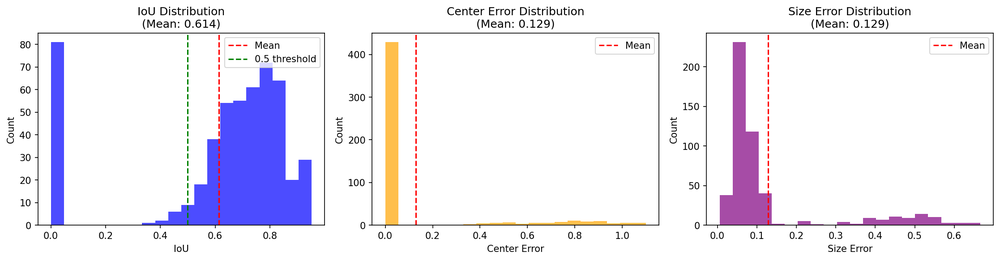
#> input picture metrics_distribution.png, 1000 x 260 px, shrunk from 2234 x 581 before the run
$ python visualize_contours.py --image ../../metrics_distribution.png
#> lines starting #> are read from the running program, lines starting #| are printed output that depends on the picture; after the words box and inside, x2 and y2 are one past the last pixel; in counts of white or black regions, pixels touching at a corner belong together
### src/models/detector.py
import numpy as np

class SimpleRectangleDetector:
    """
    Simple rectangle detector using direct regression from convolution features.

    This detector uses traditional computer vision techniques (Sobel edge detection)
    combined with contour analysis to locate rectangles in images. It does not use
    deep learning or trainable weights, making it fast and interpretable.

    The detector works by:
    1. Applying Sobel operators to detect horizontal and vertical edges
    2. Combining edge responses to find rectangle boundaries
    3. Using contour analysis to extract bounding boxes
    4. Returning results in YOLO format [class, x_center, y_center, width, height]

    Attributes:
        image_size: Input image size (assumed square)
        h_kernel: Horizontal edge detection kernel (Sobel X)
        v_kernel: Vertical edge detection kernel (Sobel Y)
    """

    def __init__(self, image_size=256):
        self.image_size = image_size
        self._init_kernels()

    def _init_kernels(self):
        """Initialize convolution kernels for edge detection"""
        # Sobel operators for edge detection
        self.h_kernel = np.array([
            [-1, 0, 1],
            [-2, 0, 2],
            [-1, 0, 1]
        ], dtype=np.float32)  # Horizontal edges (Sobel X)

        self.v_kernel = np.array([
            [-1, -2, -1],
            [ 0,  0,  0],
            [ 1,  2,  1]
        ], dtype=np.float32)  # Vertical edges (Sobel Y)


    def conv2d(self, image, kernel):
        """2D convolution with valid padding"""
        # Handle both 2D and 3D images
        if len(image.shape) == 2:
            h, w = image.shape
            c = 1
            image_2d = image
        else:
            h, w, c = image.shape
            image_2d = np.mean(image, axis=2)

        # Handle both 2D and 3D kernels
        if len(kernel.shape) == 2:
            kh, kw = kernel.shape
            kernel_2d = kernel
        else:
            kh, kw, kc = kernel.shape
            kernel_2d = np.mean(kernel, axis=2)

        # Output dimensions (valid padding)
        out_h = h - kh + 1
        out_w = w - kw + 1

        output = np.zeros((out_h, out_w))
        for i in range(out_h):
            for j in range(out_w):
                output[i, j] = np.sum(image_2d[i:i+kh, j:j+kw] * kernel_2d)
        return output

    def relu(self, x):
        """ReLU activation function"""
        return np.maximum(0, x)

    # [22 lines left out: functions maxpool2d, find_edges, not called in this run]

    def find_contours(self, image):
        """Find contours in binary image using custom algorithm"""
        return self._find_contours_custom(image)

    def contour_area(self, contour):
        """Compute area of contour using shoelace formula"""
        if len(contour) < 3:
            return 0.0

        # Reshape contour to get (n, 2) array of points
        points = contour.reshape(-1, 2).astype(np.float64)

        # Apply shoelace formula
        x = points[:, 0]
        y = points[:, 1]
        area = 0.5 * np.abs(np.dot(x, np.roll(y, -1)) - np.dot(y, np.roll(x, -1)))

        return float(area)

    def bounding_rect(self, contour):
        """Compute bounding rectangle of contour"""
        if len(contour) == 0:
            return (0, 0, 0, 0)

        # Reshape contour to get (n, 2) array of points
        points = contour.reshape(-1, 2)

        # Find min and max coordinates
        min_x = np.min(points[:, 0])
        max_x = np.max(points[:, 0])
        min_y = np.min(points[:, 1])
        max_y = np.max(points[:, 1])

        # Convert to int and calculate width/height
        x = int(min_x)
        y = int(min_y)
        w = int(max_x - min_x)
        h = int(max_y - min_y)

        return (x, y, w, h)

    def _find_contours_custom(self, binary_image):
        """
        Custom contour detection algorithm using numpy.
        Implements a boundary following algorithm to find contours in binary images.
        """
        # Ensure binary image is uint8 with values 0 or 255
        binary = binary_image.copy()
        if binary.max() <= 1:
            binary = (binary * 255).astype(np.uint8)
        else:
            binary = binary.astype(np.uint8)

        h, w = binary.shape
        visited = np.zeros((h, w), dtype=bool)
        contours = []

        # Find all boundary pixels (pixels that have at least one background neighbor)
        for i in range(1, h-1):
            for j in range(1, w-1):
                if binary[i, j] > 0 and not visited[i, j]:
                    # Check if this is a boundary pixel
                    is_boundary = False
                    for di in [-1, 0, 1]:
                        for dj in [-1, 0, 1]:
                            if di == 0 and dj == 0:
                                continue
                            ni, nj = i + di, j + dj
                            if 0 <= ni < h and 0 <= nj < w:
                                if binary[ni, nj] == 0:
                                    is_boundary = True
                                    break
                        if is_boundary:
                            break

                    if is_boundary:
                        # Trace contour from this boundary pixel
                        contour = self._trace_contour(binary, visited, i, j)
                        if len(contour) > 2:  # Only keep contours with more than 2 points
                            contours.append(np.array(contour, dtype=np.int32).reshape(-1, 1, 2))

        return contours

    def _trace_contour(self, binary, visited, start_i, start_j):
        """
        Trace a single contour starting from (start_i, start_j) using boundary following.
        """
        h, w = binary.shape
        contour = []

        # 8-connected neighborhood directions (clockwise)
        directions = [(-1, -1), (-1, 0), (-1, 1), (0, 1), (1, 1), (1, 0), (1, -1), (0, -1)]

        current_i, current_j = start_i, start_j
        start_dir = 0  # Start searching from direction 0

        while True:
            # Mark current pixel as visited
            visited[current_i, current_j] = True
            contour.append([current_j, current_i])  # Store as (x, y)

            # Find next boundary pixel
            found_next = False
            for dir_offset in range(8):
                dir_idx = (start_dir + dir_offset) % 8
                di, dj = directions[dir_idx]
                next_i, next_j = current_i + di, current_j + dj

                if (0 <= next_i < h and 0 <= next_j < w and
                    binary[next_i, next_j] > 0 and not visited[next_i, next_j]):

                    # Check if this is a boundary pixel
                    is_boundary = False
                    for ddi in [-1, 0, 1]:
                        for ddj in [-1, 0, 1]:
                            if ddi == 0 and ddj == 0:
                                continue
                            ni, nj = next_i + ddi, next_j + ddj
                            if 0 <= ni < h and 0 <= nj < w:
                                if binary[ni, nj] == 0:
                                    is_boundary = True
                                    break
                        if is_boundary:
                            break
                        # This is the exact same code as in FIND contour... uses next i and next j

                    if is_boundary:
                        current_i, current_j = next_i, next_j
                        start_dir = (dir_idx + 6) % 8  # Start searching from previous direction
                        found_next = True
                        break

            # If we can't find next pixel or we're back to start, finish
            if not found_next or (current_i == start_i and current_j == start_j):
                break

        return contour

    # [87 lines left out: function direct_regression, not called in this run]


    def forward(self, image):
        """Forward pass - just direct regression"""
        return self.direct_regression(image)

    def train(self):
        """No-op - no training needed"""
        pass

    def eval(self):
        """No-op - no training mode"""
        pass

    # [6 lines left out: function train_step, not called in this run]


def create_model(device):
    """Create model instance"""
    return SimpleRectangleDetector()

### src/scripts/visualize_contours.py
#!/usr/bin/env python3
"""Visualize contours and intermediate edge maps produced by the detector"""

import argparse
import numpy as np
import matplotlib.pyplot as plt
from PIL import Image
import os
from ..models.detector import SimpleRectangleDetector

def load_image(image_path):
    """Load and preprocess image"""
#> called with image_path = '../../metrics_distribution.png'
    try:
        image = np.array(Image.open(image_path).convert('RGB'))
        return image
    except Exception as e:
        raise ValueError(f"Could not load image: {image_path}. Error: {e}")

def visualize_pipeline(image_path, output_path=None):
    """Visualize the full pipeline: edges, threshold, dilation, contours"""
    # Load image
    img = load_image(image_path)
    detector = SimpleRectangleDetector()

    # --- Step 1: Convert to grayscale ---
    if len(img.shape) == 3:
        gray = np.mean(img, axis=2)
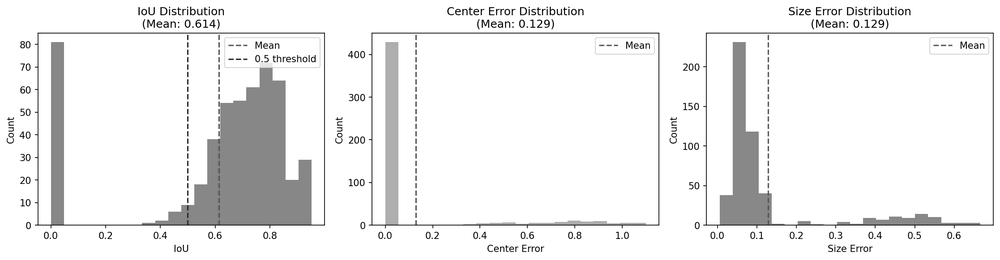
#> gray: shape (260, 1000) float64; min 0, max 255, mean 238.5
    else:
        gray = img.copy()

    # --- Step 2: Compute Sobel edges ---
    h_edges = detector.conv2d(gray, detector.h_kernel)
    v_edges = detector.conv2d(gray, detector.v_kernel)
#> after the loop in conv2d (call 2), `for i in range(out_h):`:
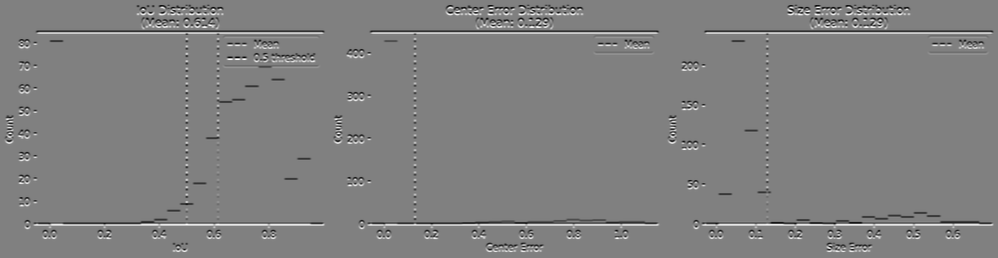
#> output: shape (258, 998) float64; min -864, max 849.3, mean 0; drawn with min black and max white
    edges = np.sqrt(h_edges**2 + v_edges**2)
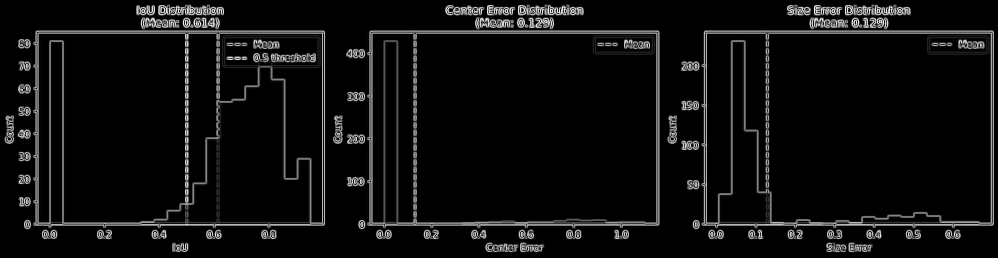
#> edges: shape (258, 998) float64; min 0, max 979, mean 55; drawn with min black and max white

    # --- Step 3: Adaptive threshold ---
    threshold = np.mean(edges) + 2 * np.std(edges)
#> threshold = 365.7
    edge_map = (edges > threshold).astype(np.uint8) * 255
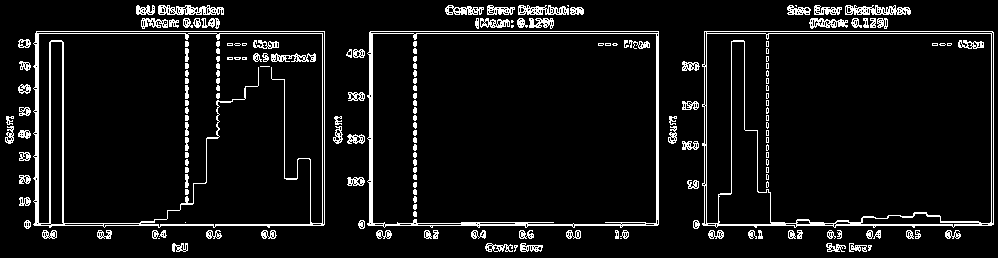
#> edge_map: shape (258, 998); 7.3% white in thin lines or dots

    # --- Step 4: Morphological dilation ---
    morph_kernel = np.ones((3, 3), dtype=np.float32)
    dilated = detector.conv2d(edge_map.astype(np.float32), morph_kernel)
#> in conv2d (call 3), `image_2d = image`: image_2d: shape (258, 998) float32; 7.3% white in thin lines or dots
#> after the loop in conv2d (call 3), `for i in range(out_h):`:
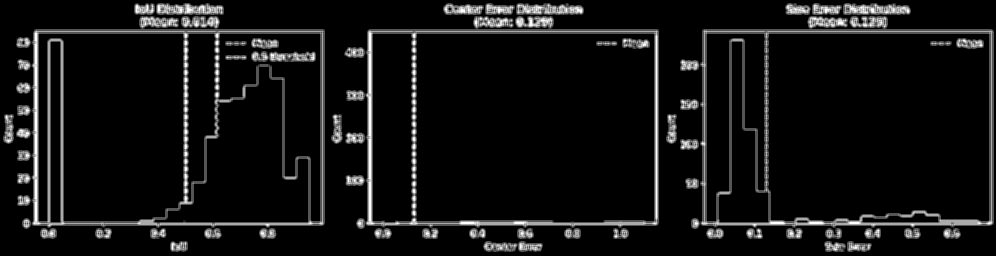
#> output: shape (256, 996) float64; min 0, max 2295, mean 169.4; drawn with min black and max white
    dilated = (dilated > 0).astype(np.uint8) * 255
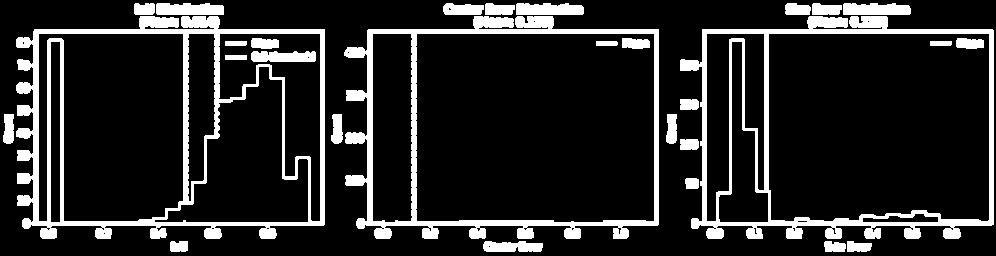
#> dilated: shape (256, 996); 15.5% white; 29 white regions, largest, box (x1, y1, x2, y2) and area: (16, 16, 325, 239) 12414, (680, 16, 994, 239) 9775, (344, 16, 659, 239) 9064

    # --- Step 5: Find contours using our NumPy implementation ---
    contours = detector._find_contours_custom(edge_map)

    # Filter contours (same logic as detector)
    h_img, w_img = img.shape[:2]
    image_area = h_img * w_img
    valid_contours = []
    for cnt in contours:
        area = detector.contour_area(cnt)
        if area < 500 or area >= 0.5 * image_area:
            continue
        valid_contours.append(cnt)
#> this loop made 609 passes
#> cnt on passes 7, 9, 20: [[567, 5], [568, 5], [568, 6]], [[795, 5], [796, 5], [796, 6]], [[187, 7], [188, 7], [189, 8], [190, 9]]

    # Select largest valid contour (if any)
    if valid_contours:
        best_contour = max(valid_contours, key=detector.contour_area)
        # Get bounding box
        x, y, w, h = detector.bounding_rect(best_contour)
        pred_box = [1.0, (x + w/2)/w_img, (y + h/2)/h_img, w/w_img, h/h_img]
    else:
        best_contour = None
        pred_box = [0.0, 0.0, 0.0, 0.0, 0.0]

    # --- Visualization ---
    fig, axes = plt.subplots(2, 3, figsize=(18, 12))
    fig.suptitle(f'Contour Pipeline Visualization\nImage: {image_path}', fontsize=16)

    # Original image
    axes[0, 0].imshow(img)
    axes[0, 0].set_title('Original Image')
    axes[0, 0].axis('off')

    # Sobel edges
    im1 = axes[0, 1].imshow(edges, cmap='viridis')
    axes[0, 1].set_title('Sobel Edge Magnitude')
    axes[0, 1].axis('off')
    plt.colorbar(im1, ax=axes[0, 1], fraction=0.046, pad=0.04)

    # Binary edge map after threshold
    axes[0, 2].imshow(edge_map, cmap='gray')
    axes[0, 2].set_title(f'Binary Edges (threshold={threshold:.2f})')
    axes[0, 2].axis('off')

    # Dilated edges
    axes[1, 0].imshow(dilated, cmap='gray')
    axes[1, 0].set_title('Dilated Edges (3x3 kernel)')
    axes[1, 0].axis('off')

    # All contours on original
    img_all_contours = img.copy()
    from matplotlib.patches import Polygon
    for cnt in contours:
        if len(cnt) > 0:
            # Reshape contour from (-1, 1, 2) to (-1, 2) for matplotlib
            points = cnt.reshape(-1, 2)
            poly = Polygon(points, fill=False, edgecolor='blue', linewidth=1)
            axes[1, 1].add_patch(poly)
    axes[1, 1].imshow(img_all_contours)
    axes[1, 1].set_title(f'All Contours ({len(contours)} found)')
    axes[1, 1].axis('off')

    # Final selected contour + bounding box
    img_final = img.copy()
    if best_contour is not None:
        # Draw selected contour
        points = best_contour.reshape(-1, 2)
        poly = Polygon(points, fill=False, edgecolor='green', linewidth=2)
        axes[1, 2].add_patch(poly)

        # Draw bounding box
        x1 = int((pred_box[1] - pred_box[3]/2) * w_img)
        y1 = int((pred_box[2] - pred_box[4]/2) * h_img)
        x2 = int((pred_box[1] + pred_box[3]/2) * w_img)
        y2 = int((pred_box[2] + pred_box[4]/2) * h_img)

        from matplotlib.patches import Rectangle
        rect = Rectangle((x1, y1), x2-x1, y2-y1, fill=False, edgecolor='red', linewidth=2)
        axes[1, 2].add_patch(rect)

        axes[1, 2].set_title(f'Selected Contour\nBox: [{pred_box[1]:.3f}, {pred_box[2]:.3f}, {pred_box[3]:.3f}, {pred_box[4]:.3f}]')
    else:
        axes[1, 2].set_title('No Valid Contour Found')
    axes[1, 2].imshow(img_final)
    axes[1, 2].axis('off')

    plt.tight_layout()

    if output_path:
        plt.savefig(output_path, dpi=150, bbox_inches='tight')
        print(f"Saved visualization to {output_path}")
    else:
        plt.show()
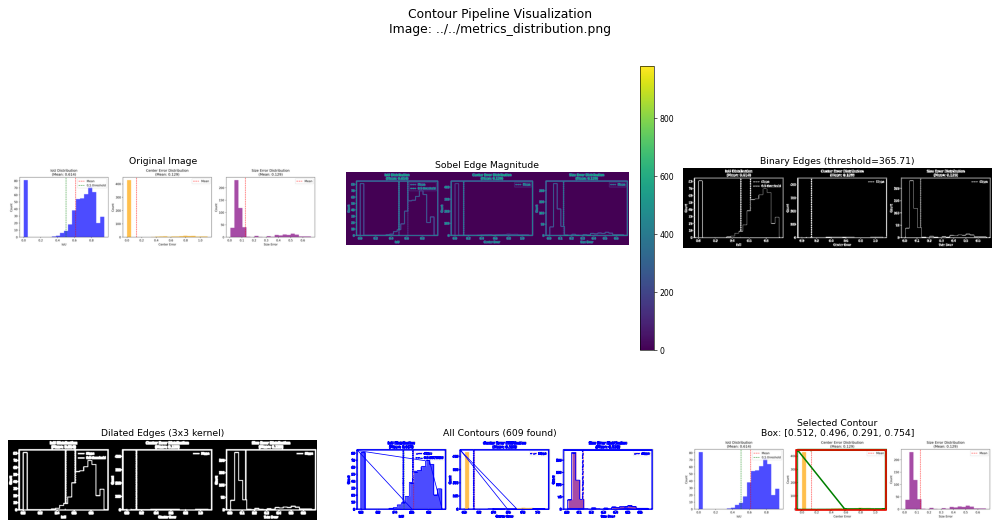
#> figure drawn by matplotlib, 7 panels

def main():
    parser = argparse.ArgumentParser(description='Visualize contours and edge maps')
    parser.add_argument('--image', type=str, required=True, help='Path to input image')
    parser.add_argument('--output', type=str, help='Path to save visualization (optional)')
    args = parser.parse_args()

    visualize_pipeline(args.image, args.output)

if __name__ == "__main__":
    main()
